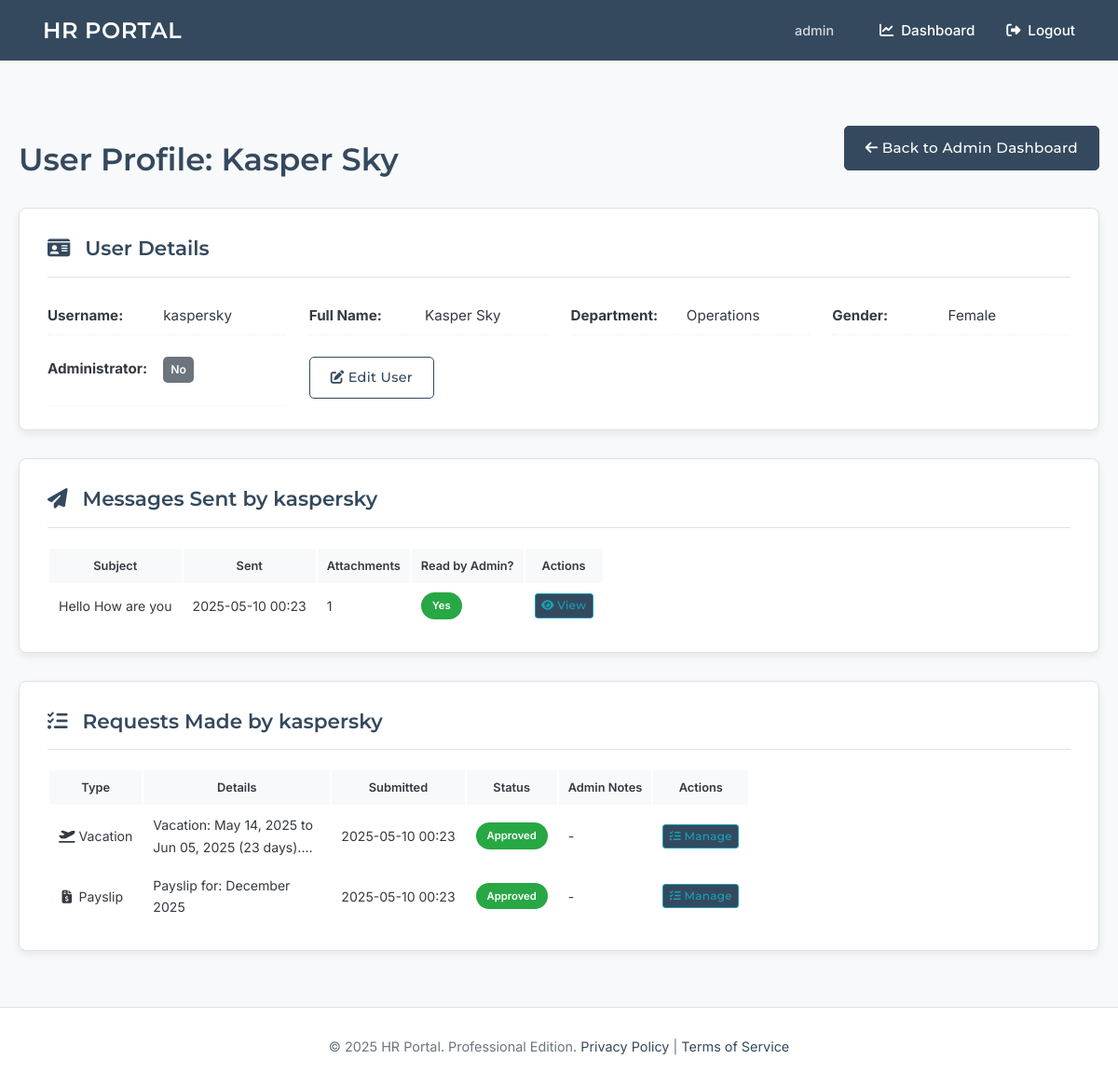
The page /admin/users/view/3 (signed in) on the database its author committed.
### tables this page shows
CREATE TABLE users (
    id INTEGER PRIMARY KEY AUTOINCREMENT,
    username TEXT UNIQUE NOT NULL,
    password_hash TEXT NOT NULL,
    is_admin BOOLEAN NOT NULL DEFAULT 0,
    full_name TEXT,             -- NEW
    gender TEXT,                -- NEW (e.g., 'male', 'female', 'other', 'prefer_not_to_say')
    department TEXT             -- NEW
);

CREATE TABLE messages (
    id INTEGER PRIMARY KEY AUTOINCREMENT,
    sender_id INTEGER NOT NULL,
    recipient_id INTEGER, -- Can be NULL if it's a general message to all admins
    subject TEXT NOT NULL,
    body TEXT NOT NULL,
    timestamp DATETIME DEFAULT CURRENT_TIMESTAMP,
    is_read BOOLEAN NOT NULL DEFAULT 0,
    FOREIGN KEY (sender_id) REFERENCES users (id)
    -- FOREIGN KEY (recipient_id) REFERENCES users (id) -- if direct to specific admin
);

CREATE TABLE requests (
    id INTEGER PRIMARY KEY AUTOINCREMENT,
    user_id INTEGER NOT NULL,
    request_type TEXT NOT NULL, -- 'payslip', 'vacation'
    details TEXT, -- e.g., month for payslip, dates for vacation
    status TEXT NOT NULL DEFAULT 'pending', -- pending, approved, rejected
    submitted_at DATETIME DEFAULT CURRENT_TIMESTAMP,
    admin_notes TEXT,
    payslip_filename TEXT,
    vacation_approval_filename TEXT, -- NEW: To store the filename of the vacation approval
    FOREIGN KEY (user_id) REFERENCES users (id)
);

### app.py (the view)
@app.route('/admin/users/view/<int:user_id>')
@login_required
@admin_required
def admin_view_user_profile(user_id):
    db = get_db(); user = db.execute('SELECT id, username, is_admin, full_name, gender, department FROM users WHERE id = ?', (user_id,)).fetchone()
    if not user: flash('User not found.', 'error'); return redirect(url_for('dashboard'))
    messages_sent_raw = db.execute("SELECT m.id, m.subject, m.body, m.timestamp, m.is_read, (SELECT COUNT(a.id) FROM attachments a WHERE a.message_id = m.id) as attachment_count FROM messages m WHERE m.sender_id = ? ORDER BY m.timestamp DESC", (user_id,)).fetchall()
    messages_sent_processed = []
    for row in messages_sent_raw:
        item = dict(row); ts_val = item.get('timestamp')
        if isinstance(ts_val, datetime): item['timestamp'] = ts_val
        elif isinstance(ts_val, (str,bytes)): item['timestamp'] = convert_datetime_iso(ts_val if isinstance(ts_val, bytes) else ts_val.encode())
        else: item['timestamp'] = None
        messages_sent_processed.append(item)
    requests_made_raw = db.execute("SELECT id, request_type, details, status, submitted_at, admin_notes, payslip_filename, vacation_approval_filename FROM requests WHERE user_id = ? ORDER BY submitted_at DESC", (user_id,)).fetchall()
    requests_made_processed = []
    for row in requests_made_raw:
        item = dict(row); ts_val = item.get('submitted_at')
        if isinstance(ts_val, datetime): item['submitted_at'] = ts_val
        elif isinstance(ts_val, (str,bytes)): item['submitted_at'] = convert_datetime_iso(ts_val if isinstance(ts_val, bytes) else ts_val.encode())
        else: item['submitted_at'] = None
        requests_made_processed.append(item)
    return render_template('admin_user_profile.html', target_user=user, messages_sent=messages_sent_processed, requests_made=requests_made_processed)

### templates/admin_user_profile.html (shortened to what this page needs)
{% extends 'base.html' %}
{% block content %}
<div class="user-profile-container professional-dashboard">
    <header class="page-header-section" style="display: flex; justify-content: space-between; align-items: center; margin-bottom: 25px;">
        <h1 class="page-title">User Profile: {{ target_user.full_name or target_user.username }}</h1>
        <a href="{{ url_for('dashboard') }}" class="btn btn-sm btn-outline-secondary">
            <i class="fas fa-arrow-left"></i> Back to Admin Dashboard
        </a>
    </header>
    <section class="dashboard-panel user-info-panel">
        <h2 class="panel-title"><i class="fas fa-id-card"></i> User Details</h2>
        <div class="user-details-grid">
            <div><strong>Username:</strong> {{ target_user.username }}</div>
            <div><strong>Full Name:</strong> {{ target_user.full_name or '-' }}</div>
            <div><strong>Department:</strong> {{ target_user.department or '-' }}</div>
            <div><strong>Gender:</strong> {{ target_user.gender or '-' }}</div>
            <div><strong>Administrator:</strong>
                <span class="status-badge {{ 'status-admin' if target_user.is_admin else 'status-user' }}">
                    {{ "Yes" if target_user.is_admin else "No" }}
                </span>
            </div>
            <div>
                <a href="{{ url_for('admin_update_user', user_id=target_user.id) }}" class="btn btn-sm btn-outline-primary">
                    <i class="fas fa-edit"></i> Edit User
                </a>
            </div>
        </div>
    </section>
    <section class="dashboard-panel user-messages-panel">
        <h2 class="panel-title"><i class="fas fa-paper-plane"></i> Messages Sent by {{ target_user.username }}</h2>
        {% if messages_sent %}
            <div class="table-responsive-wrapper">
                <table class="professional-table compact-table">
                    <thead>
                        <tr>
                            <th>Subject</th>
                            <th>Sent</th>
                            <th>Attachments</th>
                            <th>Read by Admin?</th>
                            <th>Actions</th>
                        </tr>
                    </thead>
                    <tbody>
                        {% for msg in messages_sent %}
                        <tr>
                            <td>{{ msg.subject|truncate(50) }}</td>
                            <td>{% if msg.timestamp %}{{ msg.timestamp.strftime('%Y-%m-%d %H:%M') }}{% else %}N/A{% endif %}</td>
                            <td>{{ msg.attachment_count if msg.attachment_count > 0 else '-' }}</td>
                            <td>
                                <span class="status-tag {{ 'status-read' if msg.is_read else 'status-unread' }}">
                                    {{ "Yes" if msg.is_read else "No" }}
                                </span>
                            </td>
                            <td>
                                <a href="{{ url_for('admin_view_messages') }}#message-{{ msg.id }}" class="btn btn-xs btn-outline-info" title="View in Full Message List">
                                    <i class="fas fa-eye"></i> View
                                </a>
                            </td>
                        </tr>
                        {% endfor %}
                    </tbody>
                </table>
            </div>
        {% else %}
            <p class="panel-empty-state-compact"><i class="fas fa-envelope-open-text"></i> This user has not sent any messages.</p>
        {% endif %}
    </section>
    <section class="dashboard-panel user-requests-panel">
        <h2 class="panel-title"><i class="fas fa-tasks"></i> Requests Made by {{ target_user.username }}</h2>
        {% if requests_made %}
            <div class="table-responsive-wrapper">
                <table class="professional-table compact-table">
                    <thead>
                        <tr>
                            <th>Type</th>
                            <th>Details</th>
                            <th>Submitted</th>
                            <th>Status</th>
                            <th>Admin Notes</th>
                            <th>Actions</th>
                        </tr>
                    </thead>
                    <tbody>
                        {% for req in requests_made %}
                        <tr>
                            <td>
                                <i class="fas {% if req.request_type == 'payslip' %}fa-file-invoice-dollar{% elif req.request_type == 'vacation' %}fa-plane-departure{% else %}fa-clipboard-list{% endif %} fa-fw type-icon"></i>
                                {{ req.request_type|capitalize }}
                            </td>
                            <td class="details-column">{{ req.details|truncate(60) }}</td>
                            <td>{% if req.submitted_at %}{{ req.submitted_at.strftime('%Y-%m-%d %H:%M') }}{% else %}N/A{% endif %}</td>
                            <td>
                                <span class="status-tag status-{{ req.status|lower }}">
                                    {{ req.status|capitalize }}
                                </span>
                            </td>
                            <td class="notes-column">{{ req.admin_notes|truncate(50)|escape if req.admin_notes else '-' }}</td>
                            <td>
                                <a href="{{ url_for('admin_view_requests') }}#request-{{ req.id }}" class="btn btn-xs btn-outline-info" title="Manage in Full Request List">
                                    <i class="fas fa-tasks"></i> Manage
                                </a>
                            </td>
                        </tr>
                        {% endfor %}
                    </tbody>
                </table>
            </div>
        {% else %}
            <p class="panel-empty-state-compact"><i class="fas fa-folder-open"></i> This user has not made any requests.</p>
        {% endif %}
    </section>
</div>
{% endblock %}

### templates/base.html (shortened to what this page needs)
<!doctype html>
<html lang="en">
<head>
    <link rel="stylesheet" href="https://cdnjs.cloudflare.com/ajax/libs/font-awesome/6.4.0/css/all.min.css">
    <link rel="stylesheet" href="https://cdn.jsdelivr.net/npm/flatpickr/dist/flatpickr.min.css">
</head>
<body>
    <nav class="navbar">
        <a href="{{ url_for('index') }}" class="site-title">HR PORTAL</a>
        <div class="right">
            {% if g.user %}
                <span>{{ g.user.username }}</span>
                <a href="{{ url_for('dashboard') }}"><i class="fas fa-chart-line fa-fw"></i> Dashboard</a>
                <a href="{{ url_for('logout') }}"><i class="fas fa-sign-out-alt fa-fw"></i> Logout</a>
            {% else %}
                <a href="{{ url_for('login') }}"><i class="fas fa-sign-in-alt fa-fw"></i> Login</a>
                <a href="{{ url_for('register') }}"><i class="fas fa-user-plus fa-fw"></i> Register</a>
            {% endif %}
        </div>
    </nav>
    <main class="container">
        {% block content %}{% endblock %}
    </main>
    <footer>
        © {{ now.year if now else '2024' }} HR Portal. Professional Edition.
        <a href="#">Privacy Policy</a> | <a href="#">Terms of Service</a>
    </footer>
</body>
</html>

### rows shown on the page
users: user.username "admin"
users: full_name "Kasper Sky", username "kaspersky", department "Operations", gender "Female", is_admin "No"
messages: subject "Hello How are you", timestamp "2025-05-10 00:23", is_read "1", is_read "Yes"
requests: request_type "Vacation", details "Vacation: May 14, 2025 to Jun 05, 2025 (23 days)....", submitted_at "2025-05-10 00:23", status "Approved", admin_notes "-"
requests: request_type "Payslip", details "Payslip for: December 2025", submitted_at "2025-05-10 00:23", status "Approved", admin_notes "-"
